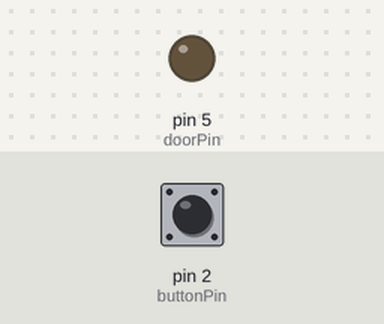
Bench run of a sketch on a simulated Arduino Uno, built with avr-gcc and run on an emulated ATmega328P. Shown: output pins drawn as LEDs (lit = HIGH). The inputs (shaded band) are chosen by the test bench; at power-on: pin 2 (buttonPin) HIGH.

Above: at 1.2 s.
1.3 s: pin 2 (buttonPin) pulled LOW for 0.15 s
At 2.1 s:
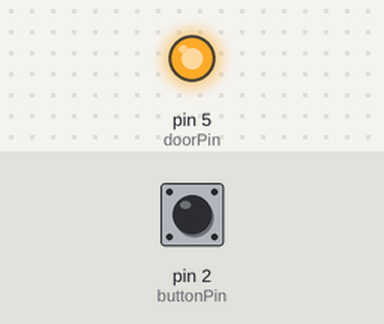
2.9 s: pin 2 (buttonPin) pulled LOW for 1 s
At 3.3 s:
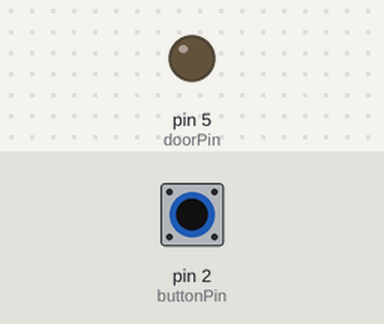
5.4 s: pin 2 (buttonPin) pulled LOW for 3.2 s
At 6.4 s:
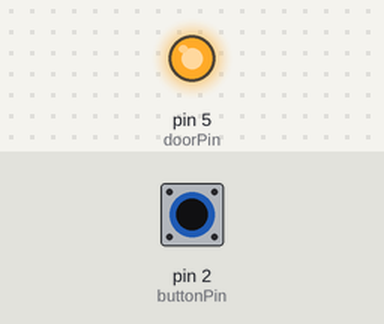
Timing chart, 0 to 8.4 s (numbered marks = the images above; inputs shaded):
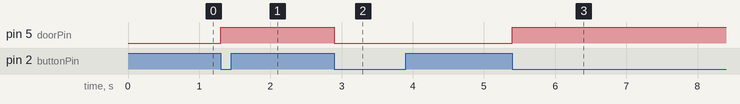

The sketch:

ButtonToggle.ino
```cpp
/*
Use pushButton to toggle pin on/off

 */

// constants won't change. They're used here to
// set pin numbers:
const int buttonPin = 2;     // the number of the pushbutton pin
const int doorPin =  5;      // the number of the solenoid

// variables will change:
int buttonState = LOW;         // variable for reading the pushbutton status
int reading;
int previous = HIGH;

long time = 0;
long debounce = 200;

void setup() {
  // initialize the ledLED pin as an output:
  pinMode(doorPin, OUTPUT);
  // initialize the pushbutton pin as an input:
  pinMode(buttonPin, INPUT);

}//End Setup

void loop() {
  // read the state of the pushbutton value:
  reading = digitalRead(buttonPin);

  // if the input just went from LOW and HIGH and we've waited long enough
  // to ignore any noise on the circuit, toggle the output pin and remember
  // the time
  if (reading == LOW && previous == HIGH && millis() - time > debounce) {
    if (buttonState == LOW)
      buttonState = HIGH;
    else
      buttonState = LOW;

    time = millis();
  }

  digitalWrite(doorPin, buttonState); //set doorPin to toggled position

  previous = reading;

}//End Loop
```

Measured:
- after the input at 1.3 s, pin 5 (doorPin): LOW → HIGH at once
- after the input at 2.9 s, pin 5 (doorPin): HIGH → LOW at once
- after the input at 5.4 s, pin 5 (doorPin): LOW → HIGH at once
